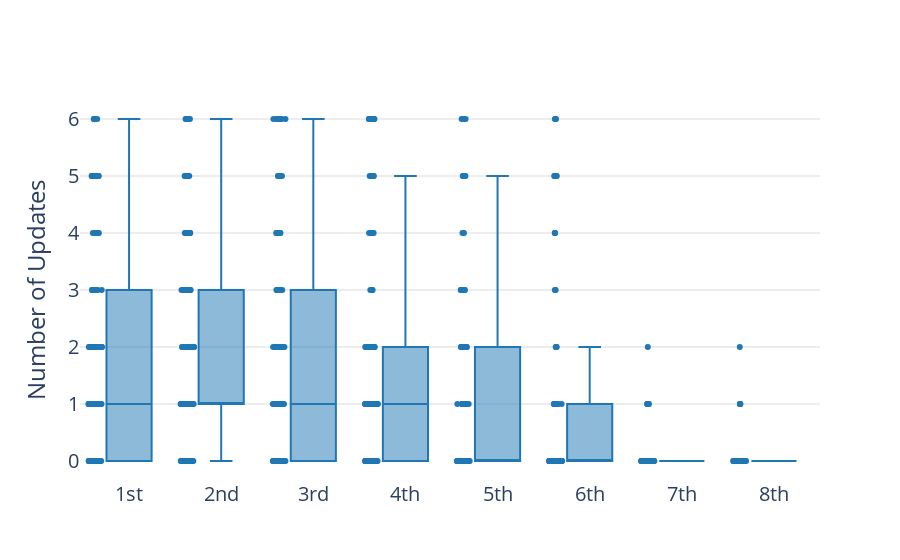
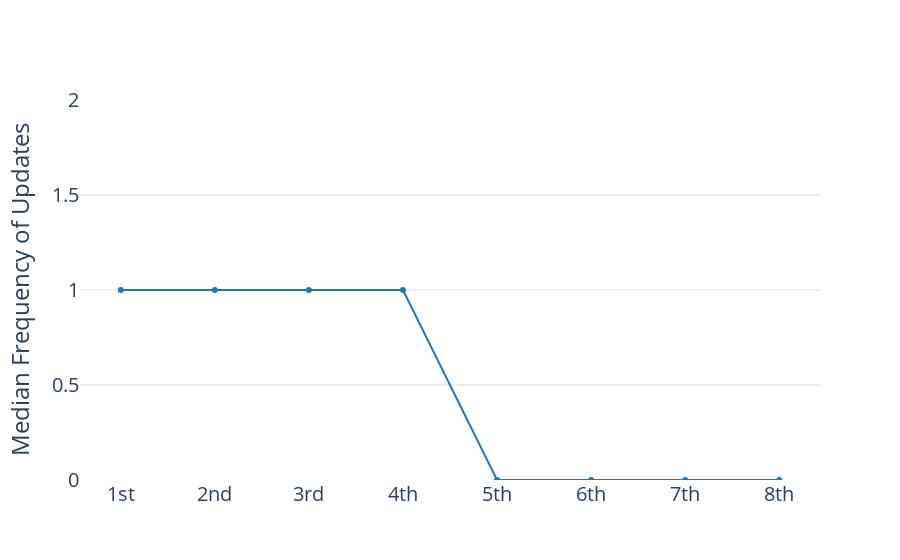

The cell these charts' notebook holds for them, in order:
### Code cell
data=[]
# for each severity, calculate the counts on each bulletin
medians=[]


for yr in range(int(12/howManyMonths)*4): # create the line chart
    formatGood="th"
    if yr==0:
        formatGood="st"
    elif yr==1:
        formatGood="nd"
    elif yr==2:
        formatGood="rd"

    medians.append(statistics.median(indvCounts_all[yr]))
    data.append(go.Box(
        y=indvCounts_all[yr],
        name=str(yr+1) +formatGood, #+" period"
        boxpoints = 'all',
        showlegend=False,
        marker=dict(color="rgb(31, 119, 180)")
    ))

# Edit the layout
layout = dict(#title = "Number of Updates after Release",
              yaxis = dict(title = 'Number of Updates',showgrid=True, gridcolor='rgb(219, 219, 219)'),
              #xaxis = dict(title = '6 Month Period '),
              plot_bgcolor='rgba(0,0,0,0)',
              font=dict(size=20)
              )

fig = dict(data=data, layout=layout)
py.offline.iplot(fig, filename='frequency-since-release-years.png')


if not "Verizon" in carrierDF.Carrier.values and saveFigs==True: # only save if no Verizon
    pio.write_image(fig, 'frequency-since-release-years.pdf', width=1000, height=600)

    
############################################################################################################################
############################################################################################################################
############################################################################################################################

# LINE CHART INSTEAD
data=[]
quarters=[]
for y in range(len(medians)):
    x=y+1
    if x==1: quarters.append("1st")
    elif x==2: quarters.append("2nd")
    elif x==3: quarters.append("3rd")
    else: quarters.append(str(x) + "th")


data.append(go.Scatter(
            x=quarters,
            y=medians,
            marker=dict(color="rgb(31, 119, 180)")
        ))


    
# Edit the layout
layout = dict(#title = "Number of Updates per 6 Month Period after Release per Carrier",
              yaxis = dict(title = 'Median Frequency of Updates',showgrid=True, gridcolor='rgb(219, 219, 219)',range=[0,2]),
              #xaxis = dict(title = '6 Month Period'),
              plot_bgcolor='rgba(0,0,0,0)',
              boxmode='group',
              violinmode='group',
              legend_orientation="h",
              legend=dict(x=0.25, y=1.1),
              font=dict(size=20)
              )

fig = dict(data=data, layout=layout)
py.offline.iplot(fig, filename='release-years-frequency-per-carrier-median.png')


# if not "Verizon" in carrierDF.Carrier.values and saveFigs==True: # only save if no Verizon
#     pio.write_image(fig, 'carrier-number-updates-released-per-year.pdf', width=1000, height=600)

### Figure 1 — Plotly figure (JSON) as saved in the notebook; plotly's stock layout.template omitted (floating-point values rounded to 4 significant figures)
{"data": [{"boxpoints": "all", "marker": {"color": "rgb(31, 119, 180)"}, "name": "1st", "showlegend": false, "type": "box", "y": [0, 2, 0, 2, 1, 1, 1, 5, 5, 2, 1, 5, 0, 3, 1, 3, 0, 1, 4, 1, 0, 1, 2, 1, 0, 1, 0, 0, 5, 3, 0, 2, 4, 6, 6, 5, 2, 5, 1, 5, 5, 5, 3, 5, 6, 6, 2, 2, 2, 2, 0, 1, 1, 4, 1, 4, 0, 4, 0, 2, 2, 1, 4, 1, 2, 0, 3, 5, 0, 0, 1, 0, 2, 0, 0, 0, 0, 0, 0, 0, 1, 1, 2, 1, 3, 0, 3, 1, 2, 2, 0, 3, 0, 0, 1, 1, 0, 0, 2, 0, 1, 3, 2, 2, 1, 2, 1, 0, 1, 3, 2, 3, 3, 0, 1, 0, 0, 0, 1, 1]}, {"boxpoints": "all", "marker": {"color": "rgb(31, 119, 180)"}, "name": "2nd", "showlegend": false, "type": "box", "y": [1, 5, 0, 1, 2, 1, 0, 1, 0, 4, 3, 3, 6, 1, 0, 0, 4, 0, 0, 2, 2, 0, 2, 2, 0, 2, 1, 0, 3, 2, 0, 2, 5, 6, 6, 3, 3, 0, 1, 3, 4, 5, 6, 5, 5, 5, 0, 2, 1, 0, 0, 1, 0, 3, 0, 1, 3, 4, 1, 2, 6, 2, 4, 2, 0, 3, 4, 1, 1, 0, 1, 2, 0, 0, 1, 1, 1, 0, 2, 2, 1, 4, 1, 1, 1, 2, 3, 0, 1, 2, 0, 1, 0, 1, 1, 1, 1, 1, 0, 3, 0, 4, 3, 3, 3, 3, 2, 2, 1, 0, 1, 1, 1, 1, 1, 1]}, {"boxpoints": "all", "marker": {"color": "rgb(31, 119, 180)"}, "name": "3rd", "showlegend": false, "type": "box", "y": [1, 2, 4, 0, 0, 2, 0, 0, 0, 2, 5, 4, 3, 0, 4, 0, 4, 2, 0, 2, 2, 0, 5, 2, 2, 3, 6, 6, 6, 6, 5, 6, 4, 6, 6, 5, 6, 3, 3, 2, 0, 0, 2, 1, 0, 2, 1, 0, 4, 0, 0, 2, 1, 1, 1, 3, 3, 0, 0, 0, 0, 5, 0, 0, 1, 1, 2, 3, 0, 1, 1, 1, 1, 2, 1, 0, 0, 0, 1, 0, 1, 0, 0, 4, 1, 2, 2, 2, 2, 0, 0, 0, 1, 0, 0, 0, 0, 0, 0, 0, 1, 1]}, {"boxpoints": "all", "marker": {"color": "rgb(31, 119, 180)"}, "name": "4th", "showlegend": false, "type": "box", "y": [0, 0, 5, 0, 0, 3, 0, 0, 1, 2, 5, 2, 4, 0, 4, 1, 2, 1, 0, 0, 2, 0, 2, 2, 6, 6, 6, 4, 4, 0, 6, 5, 5, 6, 4, 5, 6, 4, 6, 2, 0, 3, 1, 0, 0, 0, 1, 0, 0, 3, 1, 0, 0, 2, 0, 1, 2, 1, 0, 0, 0, 1, 0, 1, 0, 1, 1, 2, 0, 5, 0, 1, 1, 2, 0, 0, 0, 0, 1, 1, 0, 0, 0, 1, 2, 0, 0, 0, 0, 2, 2, 3, 2, 1, 1, 1, 2, 0, 1, 0, 1, 0, 1, 0, 1, 0, 1, 0, 1, 0, 1]}, {"boxpoints": "all", "marker": {"color": "rgb(31, 119, 180)"}, "name": "5th", "showlegend": false, "type": "box", "y": [0, 0, 0, 0, 0, 0, 0, 2, 1, 3, 0, 1, 2, 0, 1, 0, 0, 1, 2, 6, 6, 5, 6, 4, 5, 5, 4, 5, 3, 3, 3, 3, 2, 0, 1, 0, 0, 0, 0, 2, 1, 0, 0, 5, 0, 0, 0, 0, 0, 0, 0, 3, 0, 0, 2, 0, 2, 2, 0, 1, 1, 0, 0, 3, 0, 0, 1, 0, 0, 0, 0, 0, 3, 0, 0, 0, 0, 0, 0, 2, 0, 0, 2, 0, 0, 0, 3, 0, 1, 0, 1, 0, 0, 0, 0, 0, 0, 1, 0, 1]}, {"boxpoints": "all", "marker": {"color": "rgb(31, 119, 180)"}, "name": "6th", "showlegend": false, "type": "box", "y": [0, 0, 0, 0, 0, 0, 0, 0, 0, 0, 0, 1, 0, 0, 0, 0, 0, 5, 4, 5, 5, 4, 5, 6, 5, 5, 6, 6, 0, 0, 0, 0, 0, 0, 0, 0, 0, 0, 3, 0, 0, 0, 0, 0, 0, 0, 1, 0, 2, 0, 4, 1, 0, 1, 2, 0, 0, 1, 0, 0, 0, 0, 0, 0, 0, 0, 0, 1, 0, 0, 0, 0, 0, 3, 1, 0, 1, 1, 2, 0, 1, 0, 1, 1, 0, 0, 0, 0, 0, 0, 0, 0, 0]}, {"boxpoints": "all", "marker": {"color": "rgb(31, 119, 180)"}, "name": "7th", "showlegend": false, "type": "box", "y": [0, 0, 0, 0, 0, 0, 0, 0, 0, 0, 0, 0, 0, 0, 0, 0, 0, 0, 0, 0, 0, 0, 0, 1, 1, 0, 0, 0, 0, 0, 0, 0, 2, 0, 1, 0, 0, 0, 0, 0, 0, 1, 0, 0, 0, 0, 0, 1, 0, 0, 0, 0, 0, 0, 0, 0, 0, 0, 0, 0, 0, 0, 0, 0, 0, 0, 0, 0, 0, 0, 0, 1, 0, 0, 0, 0, 0, 0, 1, 0, 0]}, {"boxpoints": "all", "marker": {"color": "rgb(31, 119, 180)"}, "name": "8th", "showlegend": false, "type": "box", "y": [0, 0, 0, 0, 0, 0, 0, 0, 0, 0, 0, 0, 0, 0, 0, 0, 0, 0, 0, 0, 0, 0, 0, 0, 0, 0, 0, 0, 1, 0, 0, 0, 0, 2, 0, 0, 0, 0, 0, 0, 0, 0, 0, 0, 0, 0, 0, 0, 0, 0, 0, 0, 0, 1, 0, 1, 1, 0, 0, 0, 0, 0, 0]}], "layout": {"font": {"size": 20}, "plot_bgcolor": "rgba(0,0,0,0)", "yaxis": {"gridcolor": "rgb(219, 219, 219)", "showgrid": true, "title": {"text": "Number of Updates"}}}}

### Figure 2 — Plotly figure (JSON) as saved in the notebook; plotly's stock layout.template omitted (floating-point values rounded to 4 significant figures)
{"data": [{"marker": {"color": "rgb(31, 119, 180)"}, "type": "scatter", "x": ["1st", "2nd", "3rd", "4th", "5th", "6th", "7th", "8th"], "y": [1, 1, 1, 1, 0, 0, 0, 0]}], "layout": {"boxmode": "group", "font": {"size": 20}, "legend": {"orientation": "h", "x": 0.25, "y": 1.1}, "plot_bgcolor": "rgba(0,0,0,0)", "violinmode": "group", "yaxis": {"gridcolor": "rgb(219, 219, 219)", "range": [0, 2], "showgrid": true, "title": {"text": "Median Frequency of Updates"}}}}
